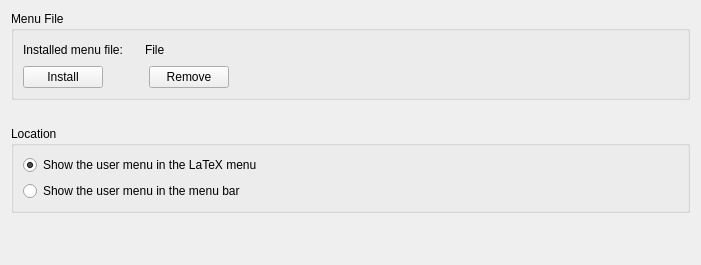
<?xml version="1.0" encoding="UTF-8"?>
<ui version="4.0">
 <class>KileWidgetUsermenuConfig</class>
 <widget class="QWidget" name="KileWidgetUsermenuConfig">
  <property name="geometry">
   <rect>
    <x>0</x>
    <y>0</y>
    <width>701</width>
    <height>265</height>
   </rect>
  </property>
  <property name="sizePolicy">
   <sizepolicy hsizetype="Expanding" vsizetype="Preferred">
    <horstretch>0</horstretch>
    <verstretch>0</verstretch>
   </sizepolicy>
  </property>
  <property name="windowTitle">
   <string>Form</string>
  </property>
  <layout class="QVBoxLayout" name="verticalLayout">
   <item>
    <widget class="QGroupBox" name="groupBox">
     <property name="sizePolicy">
      <sizepolicy hsizetype="Expanding" vsizetype="Preferred">
       <horstretch>0</horstretch>
       <verstretch>0</verstretch>
      </sizepolicy>
     </property>
     <property name="title">
      <string>Menu File</string>
     </property>
     <property name="flat">
      <bool>false</bool>
     </property>
     <layout class="QVBoxLayout" name="verticalLayout_3">
      <item>
       <layout class="QHBoxLayout" name="horizontalLayout_2">
        <item>
         <widget class="QLabel" name="label">
          <property name="text">
           <string>Installed menu file:</string>
          </property>
         </widget>
        </item>
        <item>
         <spacer name="horizontalSpacer">
          <property name="orientation">
           <enum>Qt::Horizontal</enum>
          </property>
          <property name="sizeType">
           <enum>QSizePolicy::Fixed</enum>
          </property>
          <property name="sizeHint" stdset="0">
           <size>
            <width>16</width>
            <height>20</height>
           </size>
          </property>
         </spacer>
        </item>
        <item>
         <widget class="QLabel" name="m_usermenuFile">
          <property name="sizePolicy">
           <sizepolicy hsizetype="Expanding" vsizetype="Preferred">
            <horstretch>0</horstretch>
            <verstretch>0</verstretch>
           </sizepolicy>
          </property>
          <property name="text">
           <string>File </string>
          </property>
         </widget>
        </item>
       </layout>
      </item>
      <item>
       <layout class="QHBoxLayout" name="horizontalLayout">
        <item>
         <widget class="KPushButton" name="m_pbInstall">
          <property name="sizePolicy">
           <sizepolicy hsizetype="Minimum" vsizetype="Fixed">
            <horstretch>0</horstretch>
            <verstretch>0</verstretch>
           </sizepolicy>
          </property>
          <property name="text">
           <string>Install</string>
          </property>
         </widget>
        </item>
        <item>
         <spacer name="horizontalSpacer_2">
          <property name="orientation">
           <enum>Qt::Horizontal</enum>
          </property>
          <property name="sizeType">
           <enum>QSizePolicy::Fixed</enum>
          </property>
          <property name="sizeHint" stdset="0">
           <size>
            <width>40</width>
            <height>20</height>
           </size>
          </property>
         </spacer>
        </item>
        <item>
         <widget class="KPushButton" name="m_pbRemove">
          <property name="sizePolicy">
           <sizepolicy hsizetype="Minimum" vsizetype="Fixed">
            <horstretch>0</horstretch>
            <verstretch>0</verstretch>
           </sizepolicy>
          </property>
          <property name="text">
           <string>Remove</string>
          </property>
         </widget>
        </item>
        <item>
         <spacer name="horizontalSpacer_3">
          <property name="orientation">
           <enum>Qt::Horizontal</enum>
          </property>
          <property name="sizeType">
           <enum>QSizePolicy::Expanding</enum>
          </property>
          <property name="sizeHint" stdset="0">
           <size>
            <width>40</width>
            <height>20</height>
           </size>
          </property>
         </spacer>
        </item>
       </layout>
      </item>
     </layout>
    </widget>
   </item>
   <item>
    <spacer name="verticalSpacer_2">
     <property name="orientation">
      <enum>Qt::Vertical</enum>
     </property>
     <property name="sizeType">
      <enum>QSizePolicy::Fixed</enum>
     </property>
     <property name="sizeHint" stdset="0">
      <size>
       <width>20</width>
       <height>20</height>
      </size>
     </property>
    </spacer>
   </item>
   <item>
    <widget class="QGroupBox" name="groupBox_2">
     <property name="sizePolicy">
      <sizepolicy hsizetype="Expanding" vsizetype="Preferred">
       <horstretch>0</horstretch>
       <verstretch>0</verstretch>
      </sizepolicy>
     </property>
     <property name="title">
      <string>Location</string>
     </property>
     <layout class="QVBoxLayout" name="verticalLayout_2">
      <item>
       <widget class="QRadioButton" name="m_rbLaTeXMenuPosition">
        <property name="sizePolicy">
         <sizepolicy hsizetype="Expanding" vsizetype="Fixed">
          <horstretch>0</horstretch>
          <verstretch>0</verstretch>
         </sizepolicy>
        </property>
        <property name="text">
         <string>Show the user menu in the LaTeX menu</string>
        </property>
        <property name="checked">
         <bool>true</bool>
        </property>
       </widget>
      </item>
      <item>
       <widget class="QRadioButton" name="m_rbStandAloneMenuPosition">
        <property name="sizePolicy">
         <sizepolicy hsizetype="Expanding" vsizetype="Fixed">
          <horstretch>0</horstretch>
          <verstretch>0</verstretch>
         </sizepolicy>
        </property>
        <property name="text">
         <string>Show the user menu in the menu bar</string>
        </property>
        <property name="checked">
         <bool>false</bool>
        </property>
       </widget>
      </item>
     </layout>
    </widget>
   </item>
   <item>
    <spacer name="verticalSpacer">
     <property name="orientation">
      <enum>Qt::Vertical</enum>
     </property>
     <property name="sizeType">
      <enum>QSizePolicy::MinimumExpanding</enum>
     </property>
     <property name="sizeHint" stdset="0">
      <size>
       <width>20</width>
       <height>20</height>
      </size>
     </property>
    </spacer>
   </item>
  </layout>
 </widget>
 <customwidgets>
  <customwidget>
   <class>KPushButton</class>
   <extends>QPushButton</extends>
   <header>kpushbutton.h</header>
  </customwidget>
 </customwidgets>
 <resources/>
 <connections/>
</ui>
